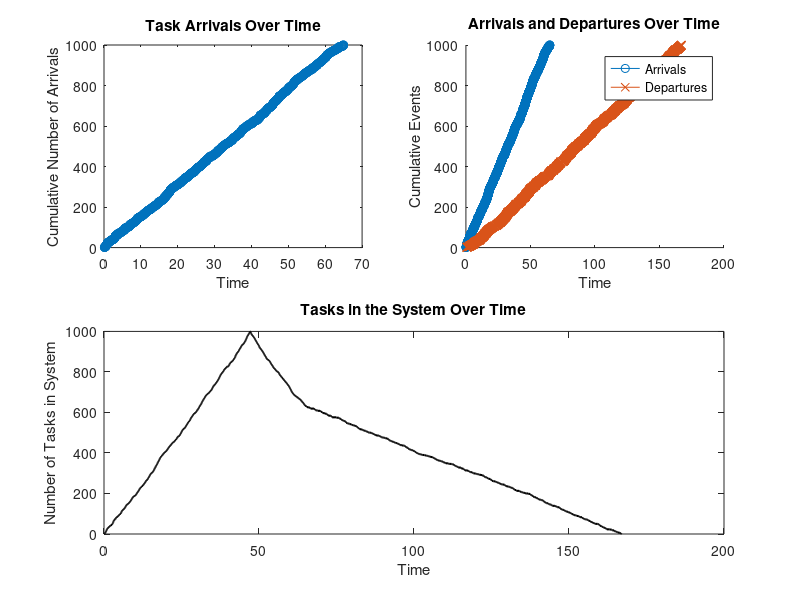

This figure's MATLAB source:
%%%%%%%%% 1.1

lambda = 15; % Arrival rate
simulation_time = 1000; % Total simulation time
N = 1000; % Number of potential arrivals

% Generate inter-arrival times (exponential)
interarrival_times = exprnd(1/lambda, 1, N);

% Compute cumulative arrival times
arrival_times = cumsum(interarrival_times);

% Retain only arrivals within the simulation time
arrival_times = arrival_times(arrival_times <= simulation_time);

% Plot arrivals over time
subplot(2, 2, 1);
stairs(arrival_times, 1:length(arrival_times), 'o-');
title('Task Arrivals Over Time');
xlabel('Time');
ylabel('Cumulative Number of Arrivals');




%%%%%%%%% 1.2

mu = 6; % Service rate

% Generate service times (exponential)
service_times = exprnd(1/mu, 1, length(arrival_times));

% Compute departure times
departure_times = zeros(1, length(arrival_times));
for i = 1:length(arrival_times)
    if i == 1
        departure_times(i) = arrival_times(i) + service_times(i);
    else
        departure_times(i) = max(arrival_times(i), departure_times(i-1)) + service_times(i);
    end
end

% Plot arrivals and departures over time
subplot(2, 2, 2);
hold on;
stairs(arrival_times, 1:length(arrival_times), 'o-', 'DisplayName', 'Arrivals');
stairs(departure_times, 1:length(departure_times), 'x-', 'DisplayName', 'Departures');
title('Arrivals and Departures Over Time');
xlabel('Time');
ylabel('Cumulative Events');
legend;
hold off;



%%%%%%%%% 1.3

% Calculate number of tasks in the system
events = sort([arrival_times, departure_times]);
event_type = [ones(1, length(arrival_times)), -ones(1, length(departure_times))]; % 1 for arrival, -1 for departure
[event_timeline, idx] = sort(events);
event_type = event_type(idx);

tasks_in_system = cumsum(event_type);

% Plot tasks in the system over time
subplot(2, 2, [3, 4]);
stairs(event_timeline, tasks_in_system, 'k-', 'LineWidth', 1.5);
title('Tasks in the System Over Time');
xlabel('Time');
ylabel('Number of Tasks in System');



%%%%%%%%% 1.4

% a. Average waiting time
waiting_times = departure_times - arrival_times - service_times;
avg_waiting_time = mean(waiting_times);

% b. Total arrivals
total_arrivals = length(arrival_times);

% c. Total departures
total_departures = length(departure_times);

% d. Processor utilization
total_service_time = sum(service_times);
processor_utilization = total_service_time / simulation_time;

fprintf('Simulation Time %d, λ = %.1f, μ = %.1f\n', simulation_time, lambda, mu);
fprintf('  Average Waiting Time: %.2f\n', avg_waiting_time);
fprintf('  Total Arrivals: %d\n', total_arrivals);
fprintf('  Total Departures: %d\n', total_departures);
fprintf('  Processor Utilization: %.2f\n', processor_utilization);
